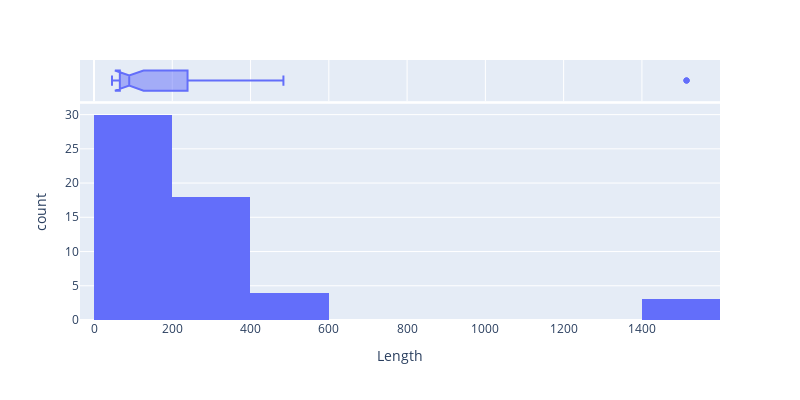

The code cell stored with this chart in its notebook:
### Code cell
fig = px.histogram(df, x=df['Length'], marginal = "box", width=800, height=400)
fig.show()

### Figure 1 — Plotly figure (JSON) as saved in the notebook; plotly's stock layout.template omitted (floating-point values rounded to 4 significant figures)
{"data": [{"alignmentgroup": "True", "bingroup": "x", "hovertemplate": "Length=%{x}<br>count=%{y}<extra></extra>", "legendgroup": "", "marker": {"color": "#636efa", "pattern": {"shape": ""}}, "name": "", "offsetgroup": "", "orientation": "v", "showlegend": false, "x": [46, 46, 239, 259, 1514, 66, 78, 90, 60, 342, 66, 204, 224, 46, 46, 202, 222, 464, 484, 239, 259, 90, 66, 66, 66, 90, 66, 60, 66, 1514, 78, 60, 66, 90, 204, 224, 202, 222, 464, 484, 46, 46, 90, 239, 259, 342, 1514, 66, 78, 60, 66, 46, 46, 204, 224], "xaxis": "x", "yaxis": "y", "type": "histogram"}, {"alignmentgroup": "True", "hovertemplate": "Length=%{x}<extra></extra>", "legendgroup": "", "marker": {"color": "#636efa"}, "name": "", "notched": true, "offsetgroup": "", "showlegend": false, "x": [46, 46, 239, 259, 1514, 66, 78, 90, 60, 342, 66, 204, 224, 46, 46, 202, 222, 464, 484, 239, 259, 90, 66, 66, 66, 90, 66, 60, 66, 1514, 78, 60, 66, 90, 204, 224, 202, 222, 464, 484, 46, 46, 90, 239, 259, 342, 1514, 66, 78, 60, 66, 46, 46, 204, 224], "xaxis": "x2", "yaxis": "y2", "type": "box"}], "layout": {"xaxis": {"anchor": "y", "domain": [0.0, 1.0], "title": {"text": "Length"}}, "yaxis": {"anchor": "x", "domain": [0.0, 0.8316], "title": {"text": "count"}}, "xaxis2": {"anchor": "y2", "domain": [0.0, 1.0], "matches": "x", "showticklabels": false, "showgrid": true}, "yaxis2": {"anchor": "x2", "domain": [0.8416, 1.0], "matches": "y2", "showticklabels": false, "showline": false, "ticks": "", "showgrid": false}, "legend": {"tracegroupgap": 0}, "margin": {"t": 60}, "barmode": "relative", "height": 400, "width": 800}}
